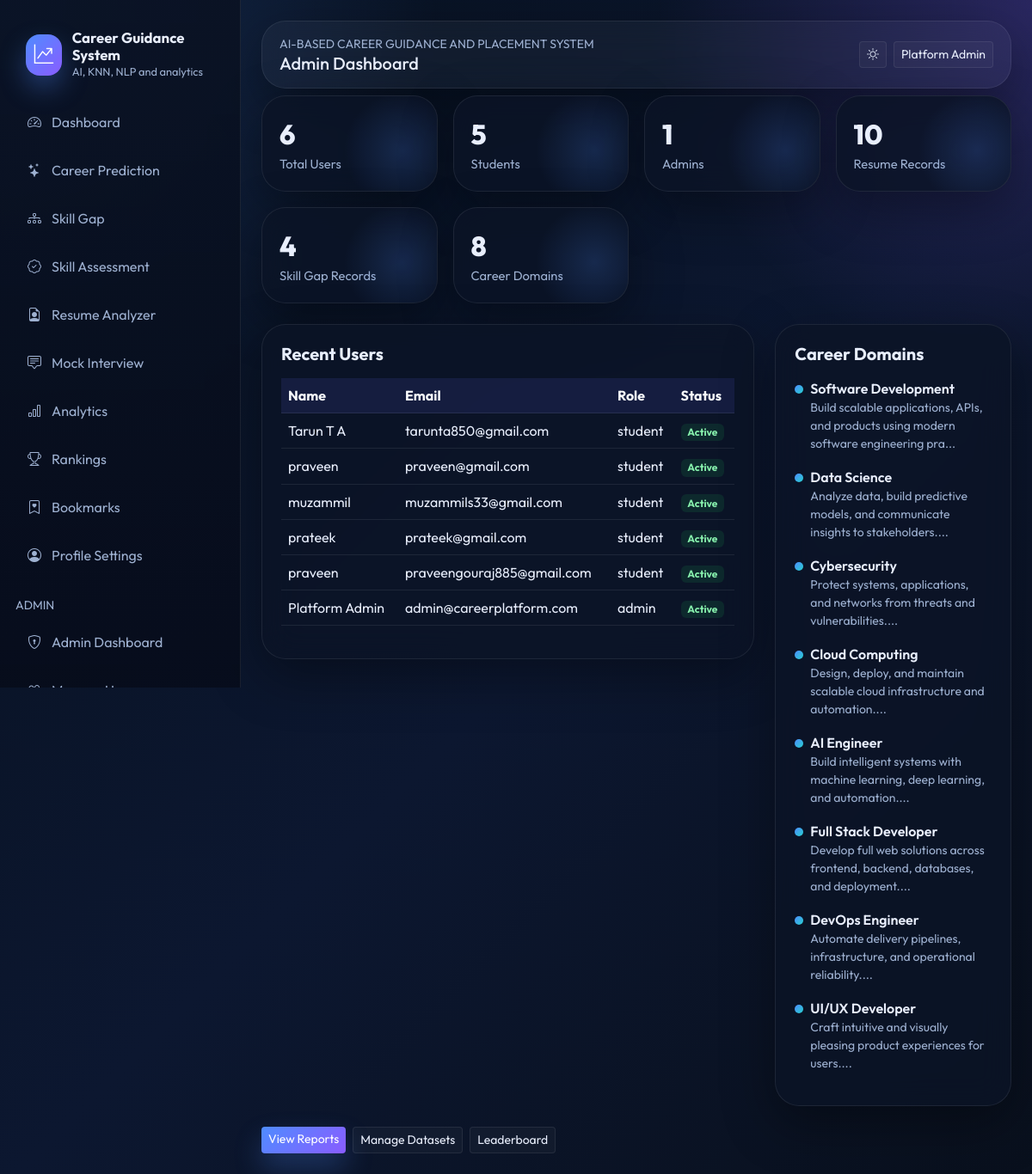
/admin/dashboard (signed in), run on an earlier commit of the app's database.
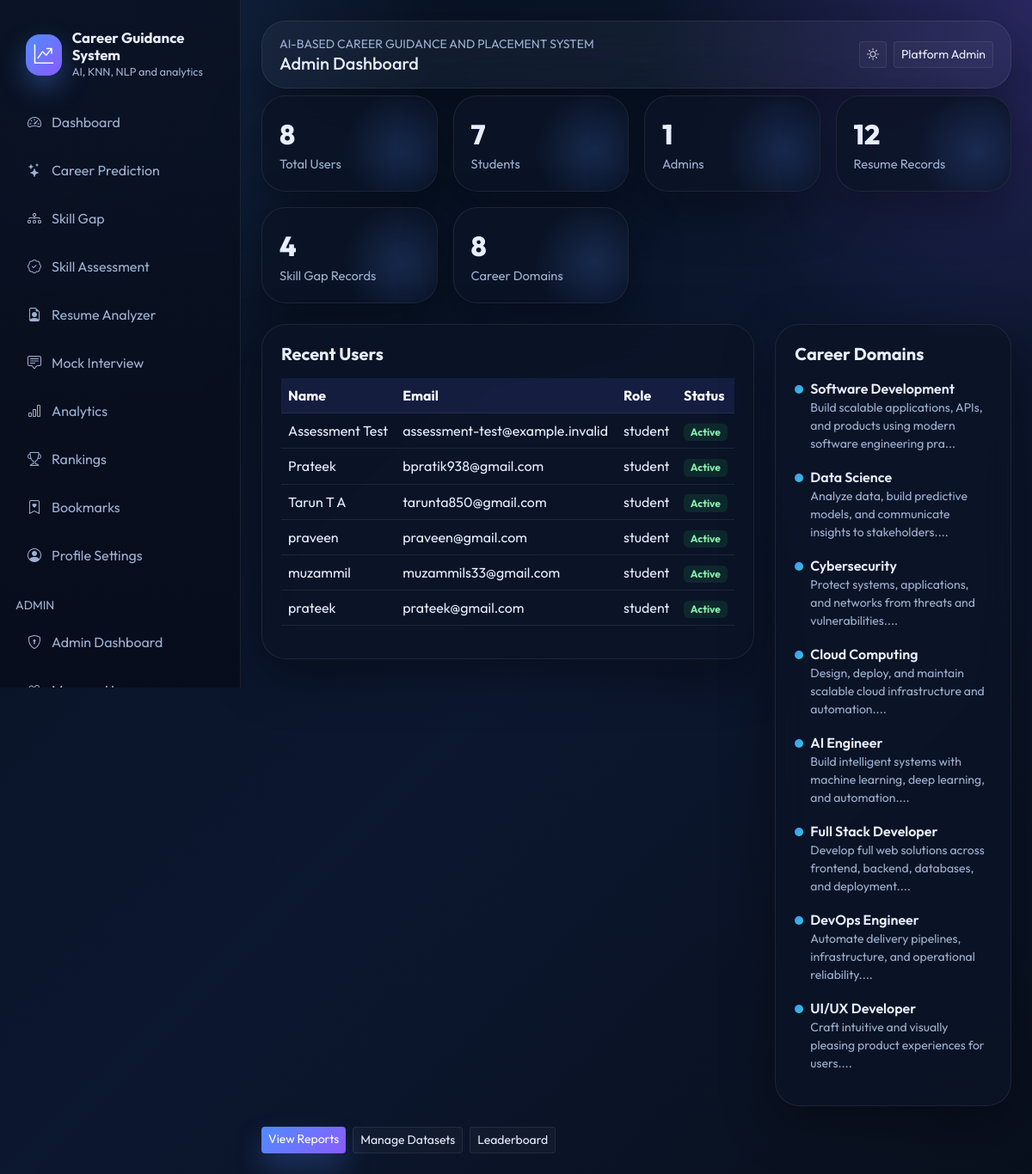
And on a later commit of the database.
### models/db_models.py (models this page shows, shortened)
class TimestampMixin:
    created_at = db.Column(db.DateTime, default=datetime.utcnow, nullable=False)
    updated_at = db.Column(db.DateTime, default=datetime.utcnow, onupdate=datetime.utcnow, nullable=False)

class User(UserMixin, TimestampMixin, db.Model):
    __tablename__ = "users"
    id = db.Column(db.Integer, primary_key=True)
    full_name = db.Column(db.String(120), nullable=False)
    email = db.Column(db.String(150), unique=True, nullable=False, index=True)
    password_hash = db.Column(db.String(255), nullable=False)
    role = db.Column(db.String(20), default="student", nullable=False)
    college = db.Column(db.String(150))
    course = db.Column(db.String(120))
    year = db.Column(db.String(20))
    bio = db.Column(db.Text)
    photo = db.Column(db.String(255), default="default-avatar.svg")
    skills_json = db.Column(db.Text)
    is_active = db.Column(db.Boolean, default=True, nullable=False)
    last_login = db.Column(db.DateTime)
    career_predictions = db.relationship("CareerPrediction", backref="user", lazy=True, cascade="all, delete-orphan")
    resumes = db.relationship("Resume", backref="user", lazy=True, cascade="all, delete-orphan")
    interviews = db.relationship("InterviewResult", backref="user", lazy=True, cascade="all, delete-orphan")
    gaps = db.relationship("SkillGapAnalysis", backref="user", lazy=True, cascade="all, delete-orphan")
    bookmarks = db.relationship("CareerBookmark", backref="user", lazy=True, cascade="all, delete-orphan")

class CareerDomain(TimestampMixin, db.Model):
    __tablename__ = "career_domains"
    id = db.Column(db.Integer, primary_key=True)
    name = db.Column(db.String(120), unique=True, nullable=False)
    description = db.Column(db.Text, nullable=False)
    required_skills_json = db.Column(db.Text, nullable=False)
    courses_json = db.Column(db.Text, nullable=False)
    roadmap_json = db.Column(db.Text, nullable=False)

### routes/admin.py (the view)
@admin_bp.route("/dashboard")
@admin_required
def dashboard():
    users = User.query.count()
    students = User.query.filter_by(role="student").count()
    admins = User.query.filter_by(role="admin").count()
    predictions = CareerPrediction.query.count()
    resumes = Resume.query.count()
    interviews = InterviewResult.query.count()
    recent_users = User.query.order_by(User.created_at.desc()).limit(6).all()
    domains = CareerDomain.query.all()
    return render_template(
        "admin/dashboard.html",
        metrics={
            "users": users,
            "students": students,
            "admins": admins,
            "predictions": predictions,
            "resumes": resumes,
            "interviews": interviews,
            "domains": len(domains),
        },
        recent_users=recent_users,
        domains=domains,
    )

### app.py (called while the page is built)
@login_manager.user_loader
def load_user(user_id):
    return User.query.get(int(user_id))

### routes/admin.py (called while the page is built)
def admin_required(view_function):
    @wraps(view_function)
    @login_required
    def wrapper(*args, **kwargs):
        if current_user.role != "admin":
            flash("Administrator access required.", "danger")
            return redirect(url_for("student.dashboard"))
        return view_function(*args, **kwargs)
    return wrapper

### templates/admin/dashboard.html (shortened to what this page needs)
{% extends "base.html" %}
{% block page_title %}Admin Dashboard{% endblock %}
{% block content %}
<div class="container-fluid px-0">
  <div class="stats-grid mb-4">
    <div class="stat-card"><div class="stat-value">{{ metrics.users }}</div><div class="stat-label">Total Users</div></div>
    <div class="stat-card"><div class="stat-value">{{ metrics.students }}</div><div class="stat-label">Students</div></div>
    <div class="stat-card"><div class="stat-value">{{ metrics.admins }}</div><div class="stat-label">Admins</div></div>
    <div class="stat-card"><div class="stat-value">{{ metrics.resumes }}</div><div class="stat-label">Resume Records</div></div>
    <div class="stat-card"><div class="stat-value">{{ metrics.interviews }}</div><div class="stat-label">Skill Gap Records</div></div>
    <div class="stat-card"><div class="stat-value">{{ metrics.domains }}</div><div class="stat-label">Career Domains</div></div>
  </div>
  <div class="row g-4">
    <div class="col-lg-8"><div class="glass-card"><h5 class="fw-bold mb-3">Recent Users</h5><div class="table-responsive"><table class="table align-middle"><thead><tr><th>Name</th><th>Email</th><th>Role</th><th>Status</th></tr></thead><tbody>{% for user in recent_users %}<tr><td>{{ user.full_name }}</td><td>{{ user.email }}</td><td>{{ user.role }}</td><td>{% if user.is_active %}<span class="badge badge-success-soft">Active</span>{% else %}<span class="badge badge-danger-soft">Inactive</span>{% endif %}</td></tr>{% else %}<tr><td colspan="4" class="text-muted">No users found.</td></tr>{% endfor %}</tbody></table></div></div></div>
    <div class="col-lg-4"><div class="glass-card"><h5 class="fw-bold mb-3">Career Domains</h5>{% for domain in domains %}<div class="timeline-item"><div class="fw-semibold">{{ domain.name }}</div><div class="small text-muted">{{ domain.description[:85] }}...</div></div>{% else %}<p class="text-muted">No domains available.</p>{% endfor %}</div></div>
  </div>
  <div class="d-flex flex-wrap gap-2 mt-4">
    <a class="btn btn-primary-gradient btn-sm" href="{{ url_for('admin.reports') }}">View Reports</a>
    <a class="btn btn-outline-soft btn-sm" href="{{ url_for('admin.datasets') }}">Manage Datasets</a>
    <a class="btn btn-outline-soft btn-sm" href="{{ url_for('student.rankings') }}">Leaderboard</a>
  </div>
</div>
{% endblock %}

### templates/base.html (shortened to what this page needs)
<!doctype html>
<html lang="en">
<head>
  <link href="https://cdn.jsdelivr.net/npm/bootstrap@5.3.3/dist/css/bootstrap.min.css" rel="stylesheet">
  <link href="https://cdn.jsdelivr.net/npm/bootstrap-icons@1.11.3/font/bootstrap-icons.min.css" rel="stylesheet">
  <link rel="stylesheet" href="{{ url_for('static', filename='css/style.css') }}">
</head>
<body class="{% if current_user.is_authenticated %}app-shell{% else %}public-shell{% endif %}">
  {% if current_user.is_authenticated %}
  <aside class="sidebar d-none d-lg-block">
    <div class="brand">
      <div class="brand-mark"><i class="bi bi-graph-up-arrow"></i></div>
      <div>
        <div class="brand-title">Career Guidance System</div>
        <div class="brand-subtitle">AI, KNN, NLP and analytics</div>
      </div>
    </div>
    <div class="nav flex-column nav-pills">
      <a class="nav-link sidebar-link" href="{{ url_for('student.dashboard') }}"><i class="bi bi-speedometer2"></i>Dashboard</a>
      <a class="nav-link sidebar-link" href="{{ url_for('student.career_prediction') }}"><i class="bi bi-stars"></i>Career Prediction</a>
      <a class="nav-link sidebar-link" href="{{ url_for('student.skill_gap') }}"><i class="bi bi-diagram-3"></i>Skill Gap</a>
      <a class="nav-link sidebar-link" href="{{ url_for('student.skill_assessment') }}"><i class="bi bi-patch-check"></i>Skill Assessment</a>
      <a class="nav-link sidebar-link" href="{{ url_for('student.resume_analyzer') }}"><i class="bi bi-file-earmark-person"></i>Resume Analyzer</a>
      <a class="nav-link sidebar-link" href="{{ url_for('student.mock_interview') }}"><i class="bi bi-chat-square-text"></i>Mock Interview</a>
      <a class="nav-link sidebar-link" href="{{ url_for('student.analytics') }}"><i class="bi bi-bar-chart"></i>Analytics</a>
      <a class="nav-link sidebar-link" href="{{ url_for('student.rankings') }}"><i class="bi bi-trophy"></i>Rankings</a>
      <a class="nav-link sidebar-link" href="{{ url_for('student.bookmarks') }}"><i class="bi bi-bookmark-heart"></i>Bookmarks</a>
      <a class="nav-link sidebar-link" href="{{ url_for('auth.profile') }}"><i class="bi bi-person-circle"></i>Profile Settings</a>
      {% if current_user.role == 'admin' %}
      <div class="mt-3 mb-2 small text-uppercase text-muted">Admin</div>
      <a class="nav-link sidebar-link" href="{{ url_for('admin.dashboard') }}"><i class="bi bi-shield-lock"></i>Admin Dashboard</a>
      <a class="nav-link sidebar-link" href="{{ url_for('admin.users') }}"><i class="bi bi-people"></i>Manage Users</a>
      {% endif %}
    </div>
  </aside>
  {% endif %}
  <main class="main-content">
    <div class="topbar mb-4 d-flex flex-wrap align-items-center justify-content-between gap-3">
      <div>
        <div class="small text-uppercase text-muted">AI-Based Career Guidance and Placement System</div>
        <h5 class="mb-0">{% block page_title %}Dashboard{% endblock %}</h5>
      </div>
      <div class="d-flex align-items-center gap-2">
        <button class="btn btn-outline-soft btn-sm" type="button" data-theme-toggle></button>
        {% if current_user.is_authenticated %}
        <a href="{{ url_for('auth.profile') }}" class="btn btn-outline-soft btn-sm">{{ current_user.full_name }}</a>
        {% else %}
        <a href="{{ url_for('auth.login') }}" class="btn btn-outline-soft btn-sm">Login</a>
        <a href="{{ url_for('auth.register') }}" class="btn btn-primary-gradient btn-sm">Register</a>
        {% endif %}
      </div>
    </div>
    <div class="toast-container position-fixed top-0 end-0 p-3">
    </div>
    {% block content %}{% endblock %}
  </main>
</body>
</html>

What changed in the data, as far as the page shows it:
no longer on one of the page's lists (row unchanged): User: full_name "Platform Admin", email "admin@careerplatform.com", role "admin"
no longer on this page (row unchanged): User: full_name "praveen", email "praveengouraj885@gmail.com", role "student", is_active "Active"
added User: full_name "Assessment Test", email "assessment-test@example.invalid", role "student", is_active "Active"
added User: full_name "Prateek", email "bpratik938@gmail.com", role "student", is_active "Active"
Also different on the page:
{{ metrics.users }}: "6" → "8"
{{ metrics.students }}: "5" → "7"
{{ metrics.resumes }}: "10" → "12"
